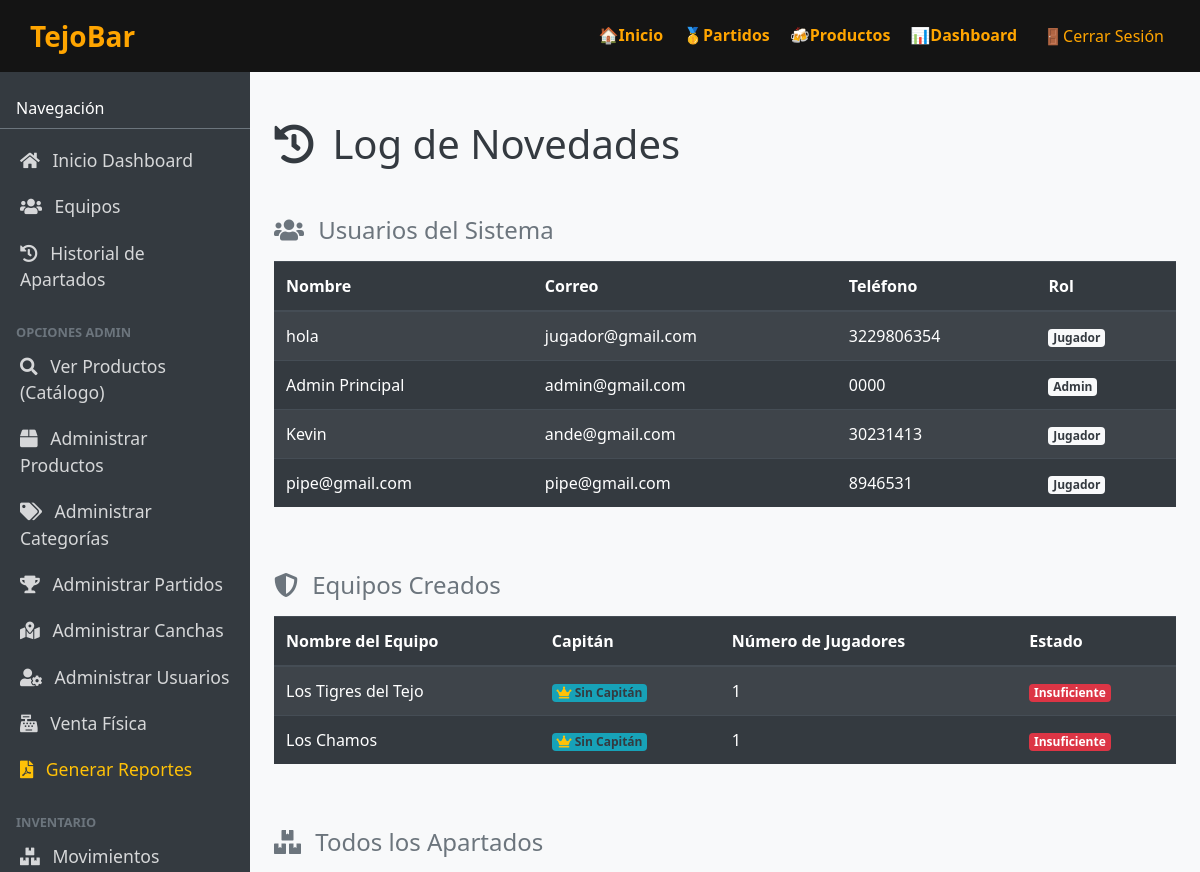
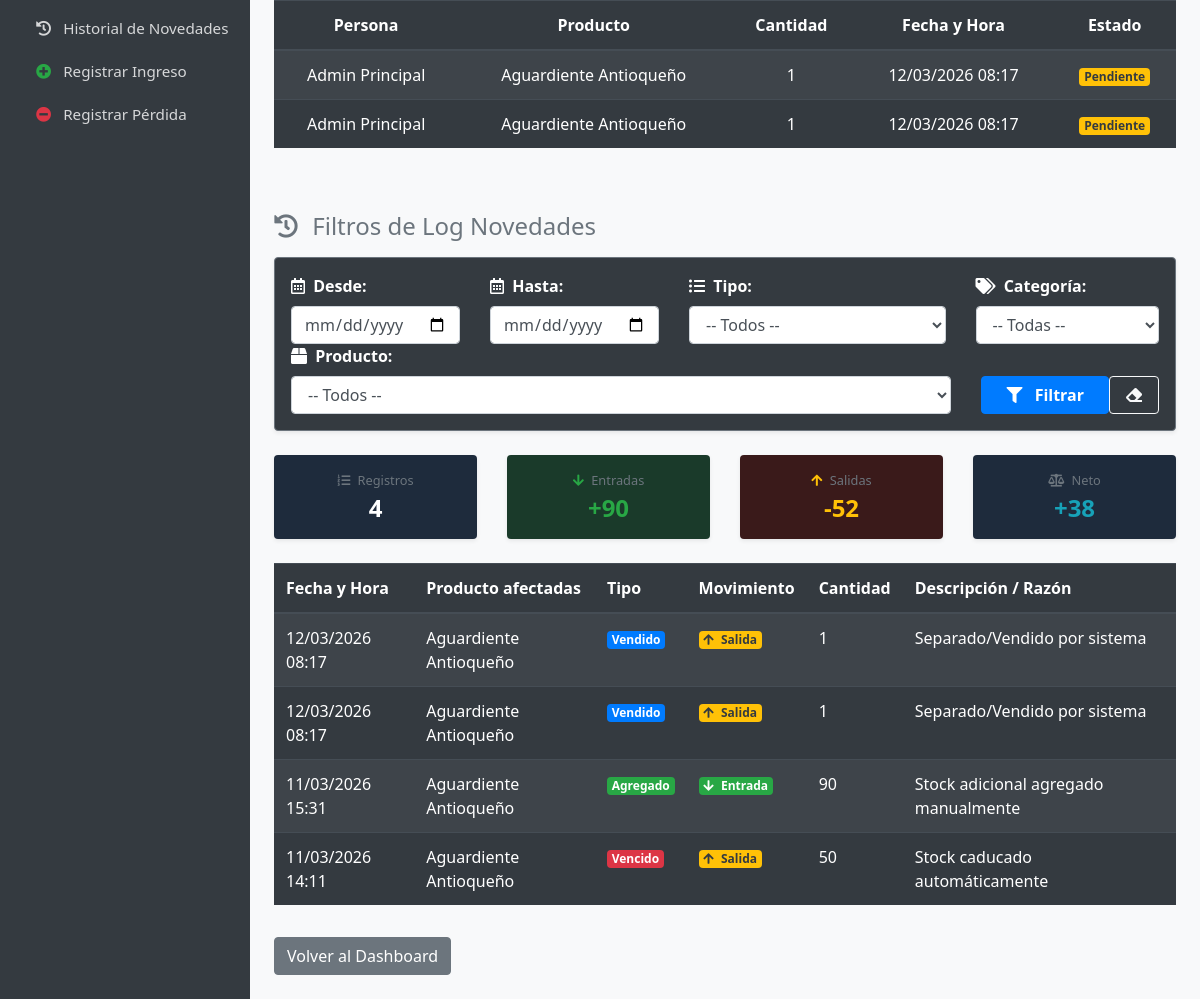
The page /administracion/novedades/ (signed in) on the database as committed earlier (2 pictures, top to bottom).
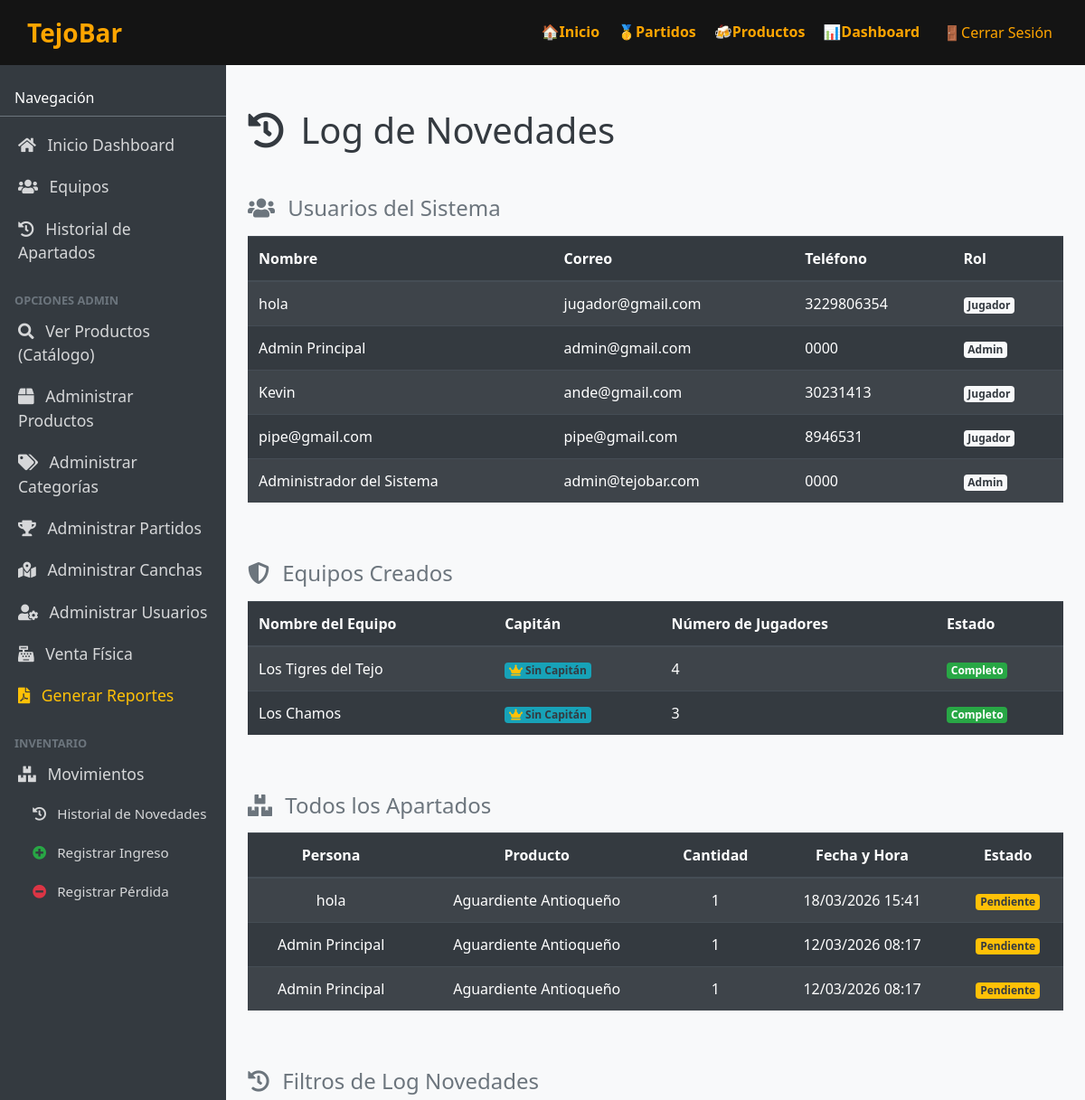
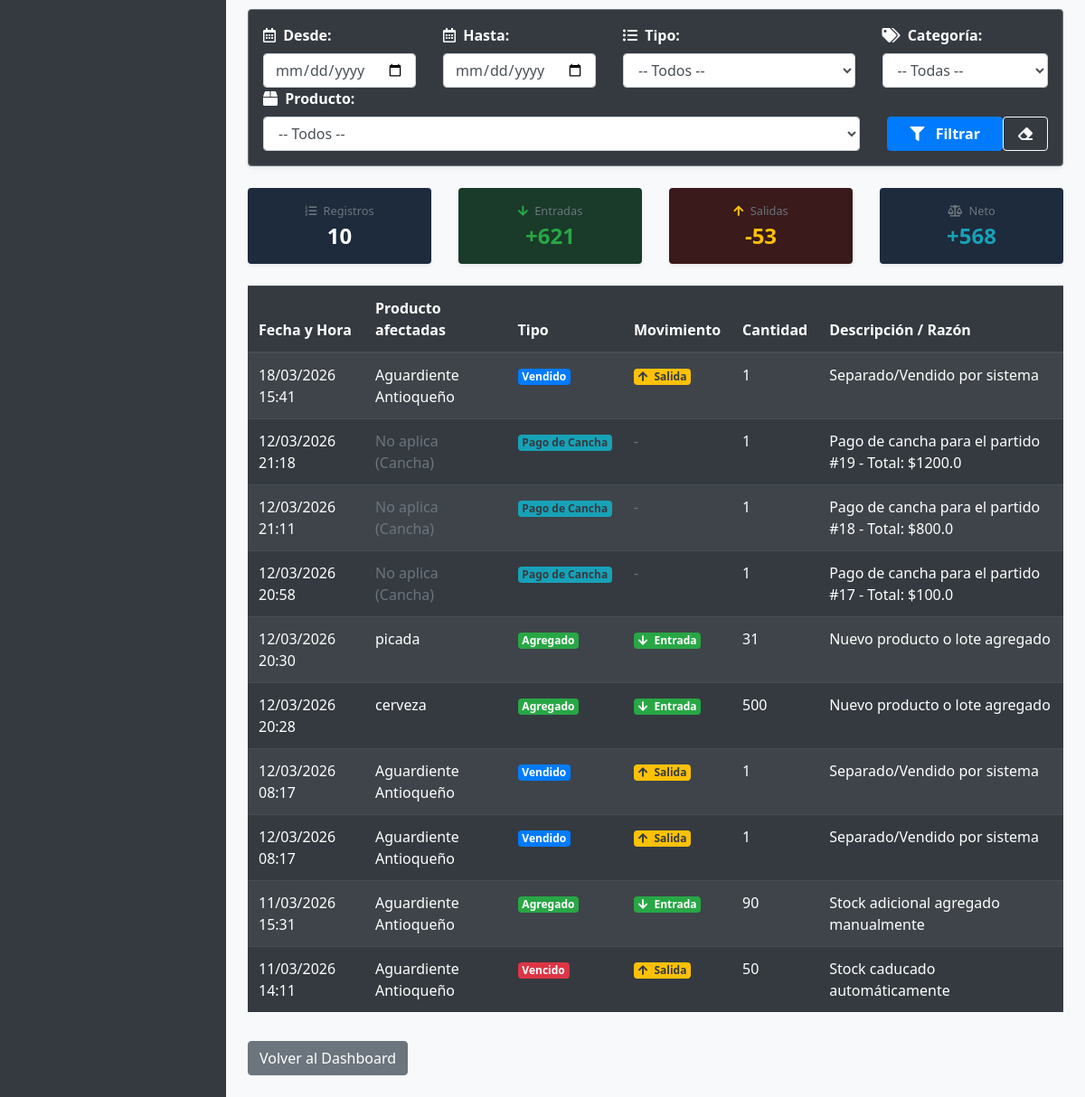
The same page on the database as committed later (2 pictures, top to bottom).
### tejobar_app/models.py (models this page shows, shortened)
class Persona(models.Model):
    ROL_JUGADOR = "jugador"
    ROL_CAPITAN = "capitan"
    ROL_ADMIN = "admin"
    ROL_CHOICES = [
        (ROL_JUGADOR, "Jugador"),
        (ROL_CAPITAN, "Capitán"),
        (ROL_ADMIN, "Admin"),
    ]
    user = models.OneToOneField(
        User, on_delete=models.CASCADE, related_name="persona", null=True, blank=True
    )
    nombre = models.CharField(
        max_length=25,
        validators=[
            MinLengthValidator(2, message="El nombre debe tener al menos 2 caracteres."),
            RegexValidator(
                regex=r'^[a-zA-ZáéíóúÁÉÍÓÚüÜñÑ\s]+$',
                message="El nombre solo puede contener letras y espacios."
            )
        ]
    )
    correo = models.EmailField(unique=True)
    numero = models.CharField(max_length=20)
    rol = models.CharField(max_length=10, choices=ROL_CHOICES, default=ROL_JUGADOR)

class Equipo(models.Model):
    nombre_equipo = models.CharField(max_length=100, unique=True)
    @property
    def capitan_nombre(self) -> str:
        cap = self.equipo_jugadores.filter(es_capitan=True).first()
        if cap:
            return cap.get_nombre()
        return "Sin Capitán"
    @property
    def num_jugadores(self):
        return self.equipo_jugadores.count()
    @property
    def is_completo(self):
        return 3 <= self.num_jugadores <= 5
    @property
    def is_excedido(self):
        return self.num_jugadores > 5

class Apartado(models.Model):
    ESTADO_PENDIENTE = "pendiente"
    ESTADO_COMPRADO = "comprado"
    ESTADO_CANCELADO = "cancelado"
    ESTADO_CHOICES = [
        (ESTADO_PENDIENTE, "Pendiente"),
        (ESTADO_COMPRADO, "Comprado"),
        (ESTADO_CANCELADO, "Cancelado / Abandonado"),
    ]
    persona = models.ForeignKey(
        Persona, on_delete=models.CASCADE, related_name="apartados",
        null=True, blank=True
    )
    producto = models.ForeignKey(
        Producto, on_delete=models.CASCADE, related_name="apartados"
    )
    cantidad = models.IntegerField()
    fecha_apartado = models.DateTimeField(auto_now_add=True)
    estado = models.CharField(
        max_length=20, choices=ESTADO_CHOICES, default=ESTADO_PENDIENTE
    )
    cliente_nombre = models.CharField(max_length=150, blank=True, null=True)
    cliente_telefono = models.CharField(max_length=30, blank=True, null=True)
    objects = ApartadoQuerySet.as_manager()

class Producto(models.Model):
    nombre = models.CharField(
        max_length=100,
        validators=[
            MinLengthValidator(3, message="El nombre debe tener al menos 3 caracteres.")
        ]
    )
    precio = models.DecimalField(
        max_digits=10,
        decimal_places=2,
        validators=[
            MinValueValidator(0.01, message="El precio no puede ser 0 ni negativo."),
            MaxValueValidator(10000000.00, message="El precio excede el límite permitido (10M).")
        ]
    )
    stock = models.IntegerField(
        validators=[
            MinValueValidator(0, message="El stock no puede ser negativo."),
            MaxValueValidator(10000, message="Capacidad máxima de bodega excedida (10,000 u).")
        ]
    )
    fecha_vencimiento = models.DateField(blank=True, null=True)
    descripcion = models.TextField(
        "Descripción",
        blank=True,
        null=True,
        validators=[
            MaxLengthValidator(500, message="La descripción no puede superar los 500 caracteres.")
        ]
    )
    imagen = models.ImageField(upload_to="productos", blank=True, null=True)
    categoria = models.ForeignKey(
        Categoria,
        on_delete=models.SET_NULL,
        null=True,
        blank=True,
        related_name="productos",
    )
    objects = ProductoQuerySet.as_manager()

class Novedad(models.Model):
    TIPO_AGREGADO = "agregado"
    TIPO_VENDIDO = "vendido"
    TIPO_VENCIDO = "vencido"
    TIPO_CANCHA = "cancha"
    TIPO_PERDIDA = "perdida"
    TIPO_CHOICES = [
        (TIPO_AGREGADO, "Agregado / Ingreso"),
        (TIPO_VENDIDO, "Vendido / Apartado"),
        (TIPO_VENCIDO, "Vencido / Retirado"),
        (TIPO_CANCHA, "Pago de Cancha"),
        (TIPO_PERDIDA, "Accidente / Pérdida"),
    ]
    producto = models.ForeignKey(
        Producto, on_delete=models.SET_NULL, related_name="novedades", null=True, blank=True
    )
    tipo_novedad = models.CharField(
        max_length=20, choices=TIPO_CHOICES, default=TIPO_AGREGADO
    )
    cantidad = models.IntegerField(default=1)
    fecha = models.DateTimeField(auto_now_add=True)
    descripcion = models.CharField(max_length=255, blank=True, null=True)
    @property
    def movimiento(self) -> str:
        if self.tipo_novedad == self.TIPO_AGREGADO:
            return "Entrada"
        elif self.tipo_novedad in [self.TIPO_VENDIDO, self.TIPO_VENCIDO, self.TIPO_PERDIDA]:
            return "Salida"
        return "N/A"

### tejobar_app/views.py (the view)
    def wrapper(request, *args, **kwargs):
        if not request.user.is_authenticated:
            return redirect("tejobar_app:login")
        persona = getattr(request.user, "persona", None)
        if not persona or persona.rol != Persona.ROL_ADMIN:
            messages.error(request, "No tienes permisos para acceder a esta área.")
            return redirect("tejobar_app:home")
        return view_func(request, *args, **kwargs)

### templates/novedades/index.html (shortened to what this page needs)
{% extends "dashboard/base.html" %}
{% block content %}
<div class="d-flex justify-content-between align-items-center mt-4 mb-3">
    <h1 class="mb-0"><i class="fas fa-history mr-2"></i> Log de Novedades</h1>
</div>
<h4 class="mt-5 mb-3 text-muted"><i class="fas fa-users mr-2"></i> Usuarios del Sistema</h4>
<div class="table-responsive mb-4">
    <table class="table table-dark table-striped table-hover">
        <thead>
            <tr>
                <th>Nombre</th>
                <th>Correo</th>
                <th>Teléfono</th>
                <th>Rol</th>
            </tr>
        </thead>
        <tbody>
            {% for u in lista_usuarios %}
            <tr>
                <td>{{ u.nombre }}</td>
                <td>{{ u.correo }}</td>
                <td>{{ u.numero }}</td>
                <td><span class="badge badge-light text-dark">{{ u.get_rol_display }}</span></td>
            </tr>
            {% empty %}
                <tr><td colspan="4" class="text-center text-muted">No existen usuarios.</td></tr>
            {% endfor %}
        </tbody>
    </table>
</div>
<h4 class="mt-5 mb-3 text-muted"><i class="fas fa-shield-alt mr-2"></i> Equipos Creados</h4>
<div class="table-responsive mb-4">
    <table class="table table-dark table-striped table-hover">
        <thead>
            <tr>
                <th>Nombre del Equipo</th>
                <th>Capitán</th>
                <th>Número de Jugadores</th>
                <th>Estado</th>
            </tr>
        </thead>
        <tbody>
            {% for e in lista_equipos %}
            <tr>
                <td>{{ e.nombre_equipo }}</td>
                <td><span class="badge bg-info text-dark"><i class="fas fa-crown text-warning me-1"></i> {{ e.capitan_nombre }}</span></td>
                <td>{{ e.num_jugadores }}</td>
                <td>
                    {% if e.is_completo %}
                        <span class="badge bg-success">Completo</span>
                    {% elif e.is_excedido %}
                        <span class="badge bg-warning text-dark">Excedido</span>
                    {% else %}
                        <span class="badge bg-danger">Insuficiente</span>
                    {% endif %}
                </td>
            </tr>
            {% empty %}
                <tr><td colspan="4" class="text-center text-muted py-3">No existen equipos.</td></tr>
            {% endfor %}
        </tbody>
    </table>
</div>
<h4 class="mt-5 mb-3 text-muted"><i class="fas fa-boxes mr-2"></i> Todos los Apartados</h4>
<div class="table-responsive mb-5">
    <table class="table table-dark table-striped table-hover text-center">
        <thead>
            <tr>
                <th>Persona</th>
                <th>Producto</th>
                <th>Cantidad</th>
                <th>Fecha y Hora</th>
                <th>Estado</th>
            </tr>
        </thead>
        <tbody>
            {% for a in lista_apartados %}
            <tr>
                <td>{{ a.persona.nombre }}</td>
                <td>{{ a.producto.nombre }}</td>
                <td>{{ a.cantidad }}</td>
                <td>{{ a.fecha_apartado|date:"d/m/Y H:i" }}</td>
                <td>
                    {% if a.estado == 'pendiente' %}
                        <span class="badge bg-warning text-dark">{{ a.estado|title }}</span>
                    {% elif a.estado == 'entregado' %}
                        <span class="badge bg-success">{{ a.estado|title }}</span>
                    {% elif a.estado == 'cancelado' %}
                        <span class="badge bg-danger">{{ a.estado|title }}</span>
                    {% else %}
                        <span class="badge bg-secondary">{{ a.estado|title }}</span>
                    {% endif %}
                </td>
            </tr>
            {% empty %}
                <tr><td colspan="5" class="text-center text-muted">No existen apartados registrados.</td></tr>
            {% endfor %}
        </tbody>
    </table>
</div>
<h4 class="mt-5 mb-3 text-muted"><i class="fas fa-history mr-2"></i> Filtros de Log Novedades</h4>
<form method="get" class="card bg-dark text-white p-3 mb-4 mt-3 border-secondary shadow-sm">
    <div class="row gx-3 align-items-end">
        <div class="col-12 col-sm-auto mb-3 mb-md-0 flex-grow-1 flex-md-grow-0">
            <label for="fecha_inicio" class="form-label font-weight-bold"><i class="far fa-calendar-alt mr-1"></i> Desde:</label>
            <input type="date" class="form-control" id="fecha_inicio" name="fecha_inicio" value="{{ fecha_inicio }}">
        </div>
        <div class="col-12 col-sm-auto mb-3 mb-md-0 flex-grow-1 flex-md-grow-0">
            <label for="fecha_fin" class="form-label font-weight-bold"><i class="far fa-calendar-alt mr-1"></i> Hasta:</label>
            <input type="date" class="form-control" id="fecha_fin" name="fecha_fin" value="{{ fecha_fin }}">
        </div>
        <div class="col-12 col-sm-auto mb-3 mb-md-0 flex-grow-1" style="min-width: 200px;">
            <label for="tipo_novedad" class="form-label font-weight-bold"><i class="fas fa-list-ul mr-1"></i> Tipo:</label>
            <select class="form-select form-control" id="tipo_novedad" name="tipo_novedad">
                <option value="">-- Todos --</option>
            </select>
        </div>
        <div class="col-12 col-sm-auto mb-3 mb-md-0 flex-grow-1" style="min-width: 200px;">
            <label for="categoria_id" class="form-label font-weight-bold"><i class="fas fa-tags mr-1"></i> Categoría:</label>
            <select class="form-select form-control" id="categoria_id" name="categoria_id">
                <option value="">-- Todas --</option>
            </select>
        </div>
        <div class="col-12 col-sm-auto mb-3 mb-md-0 flex-grow-1" style="min-width: 200px;">
            <label for="producto_id" class="form-label font-weight-bold"><i class="fas fa-box mr-1"></i> Producto:</label>
            <select class="form-select form-control" id="producto_id" name="producto_id">
                <option value="">-- Todos --</option>
            </select>
        </div>
        <div class="col-12 col-sm-auto mt-2 mt-md-0 d-flex gap-2">
            <button type="submit" class="btn btn-primary font-weight-bold px-4"><i class="fas fa-filter mr-2"></i> Filtrar</button>
            <a href="?" class="btn btn-outline-light px-3" title="Limpiar"><i class="fas fa-eraser"></i></a>
        </div>
    </div>
</form>
<div class="row mt-4 mb-2 g-3">
    <div class="col-6 col-md-3">
        <div class="card text-center border-0 shadow-sm py-2" style="background:#1e2b3c;">
            <div class="card-body p-2">
                <div class="text-muted small mb-1"><i class="fas fa-list-ol mr-1"></i> Registros</div>
                <div class="h4 font-weight-bold text-white mb-0">{{ total_registros }}</div>
            </div>
        </div>
    </div>
    <div class="col-6 col-md-3">
        <div class="card text-center border-0 shadow-sm py-2" style="background:#1a3a2a;">
            <div class="card-body p-2">
                <div class="text-muted small mb-1"><i class="fas fa-arrow-down text-success mr-1"></i> Entradas</div>
                <div class="h4 font-weight-bold text-success mb-0">+{{ total_entradas }}</div>
            </div>
        </div>
    </div>
    <div class="col-6 col-md-3">
        <div class="card text-center border-0 shadow-sm py-2" style="background:#3a1a1a;">
            <div class="card-body p-2">
                <div class="text-muted small mb-1"><i class="fas fa-arrow-up text-warning mr-1"></i> Salidas</div>
                <div class="h4 font-weight-bold text-warning mb-0">-{{ total_salidas }}</div>
            </div>
        </div>
    </div>
    <div class="col-6 col-md-3">
        <div class="card text-center border-0 shadow-sm py-2" style="background:#1e2b3c;">
            <div class="card-body p-2">
                <div class="text-muted small mb-1"><i class="fas fa-balance-scale mr-1"></i> Neto</div>
                <div class="h4 font-weight-bold {% if total_neto >= 0 %}text-info{% else %}text-danger{% endif %} mb-0">
                    {% if total_neto >= 0 %}+{% endif %}{{ total_neto }}
                </div>
            </div>
        </div>
    </div>
</div>
<div class="table-responsive">
    <table class="table table-dark table-striped table-hover mt-3">
        <thead>
            <tr>
                <th>Fecha y Hora</th>
                <th>Producto afectadas</th>
                <th>Tipo</th>
                <th>Movimiento</th>
                <th>Cantidad</th>
                <th>Descripción / Razón</th>
            </tr>
        </thead>
        <tbody>
            {% for nov in novedades %}
                <tr>
                    <td>{{ nov.fecha|date:"d/m/Y H:i" }}</td>
                    <td>{% if nov.producto %}{{ nov.producto.nombre }}{% else %}<span class="text-muted">No aplica (Cancha)</span>{% endif %}</td>
                    <td>
                        {% if nov.tipo_novedad == 'agregado' %}
                            <span class="badge bg-success">Agregado</span>
                        {% elif nov.tipo_novedad == 'vendido' %}
                            <span class="badge bg-primary">Vendido</span>
                        {% elif nov.tipo_novedad == 'vencido' %}
                            <span class="badge bg-danger">Vencido</span>
                        {% elif nov.tipo_novedad == 'cancha' %}
                            <span class="badge bg-info text-dark">Pago de Cancha</span>
                        {% else %}
                            <span class="badge bg-secondary">{{ nov.get_tipo_novedad_display }}</span>
                        {% endif %}
                    </td>
                    <td>
                        {% if nov.movimiento == 'Entrada' %}
                            <span class="badge bg-success"><i class="fas fa-arrow-down mr-1"></i> Entrada</span>
                        {% elif nov.movimiento == 'Salida' %}
                            <span class="badge bg-warning text-dark"><i class="fas fa-arrow-up mr-1"></i> Salida</span>
                        {% else %}
                            <span class="text-muted">-</span>
                        {% endif %}
                    </td>
                    <td>{{ nov.cantidad }}</td>
                    <td>{{ nov.descripcion|default_if_none:"-" }}</td>
                </tr>
            {% empty %}
                <tr><td colspan="6" class="text-center text-muted py-4">No existen novedades de productos en este periodo.</td></tr>
            {% endfor %}
        </tbody>
    </table>
</div>
<a href="{% url 'tejobar_app:dashboard' %}" class="btn btn-secondary mt-3">Volver al Dashboard</a>
{% endblock %}

Rows that differ between the two databases and show on the page:
added Persona: nombre "Administrador del Sistema", correo "admin@tejobar.com", numero "0000", rol "Admin"
computed for Equipo "Los Tigres del Tejo": num_jugadores "1" → "4"; text "Insuficiente" → "Completo"
computed for Equipo "Los Chamos": num_jugadores "1" → "3"; text "Insuficiente" → "Completo"
added Apartado: persona.nombre "hola", producto.nombre "Aguardiente Antioqueño", cantidad "1", fecha_apartado "18/03/2026 15:41", estado "Pendiente"
added Novedad: fecha "18/03/2026 15:41", producto.nombre "Aguardiente Antioqueño", tipo_novedad "Vendido", cantidad "1", descripcion "Separado/Vendido por sistema"
added Novedad: fecha "12/03/2026 21:18", shows "No aplica (Cancha)", tipo_novedad "Pago de Cancha", cantidad "1", descripcion "Pago de cancha para el partido #19 - Total: $1200.0"
added Novedad: fecha "12/03/2026 21:11", shows "No aplica (Cancha)", tipo_novedad "Pago de Cancha", cantidad "1", descripcion "Pago de cancha para el partido #18 - Total: $800.0"
added Novedad: fecha "12/03/2026 20:58", shows "No aplica (Cancha)", tipo_novedad "Pago de Cancha", cantidad "1", descripcion "Pago de cancha para el partido #17 - Total: $100.0"
added Novedad: fecha "12/03/2026 20:30", producto.nombre "picada", tipo_novedad "Agregado", cantidad "31", descripcion "Nuevo producto o lote agregado"
added Novedad: fecha "12/03/2026 20:28", producto.nombre "cerveza", tipo_novedad "Agregado", cantidad "500", descripcion "Nuevo producto o lote agregado"
Other text that changed with them:
{{ total_registros }}: "4" → "10"
{{ total_entradas }}: "90" → "621"
{{ total_salidas }}: "52" → "53"
{{ total_neto }}: "38" → "568"
